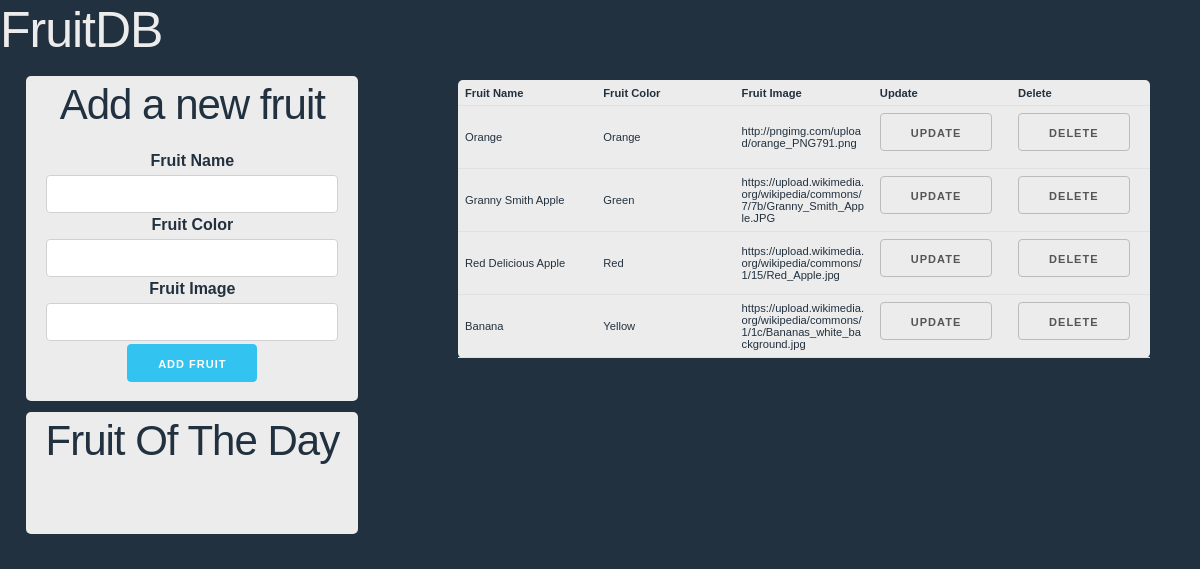
/fruitsad.php, run on the app's committed database.
### tables this page shows
CREATE TABLE `fruits` (
  `id` int(11) unsigned NOT NULL AUTO_INCREMENT,
  `fruitname` varchar(50) DEFAULT NULL,
  `fruitcolor` varchar(50) DEFAULT NULL,
  `fruitimage` varchar(200) DEFAULT NULL,
  PRIMARY KEY (`id`)
);

### ReadData.Class.php (called while the page is built, shortened)
<?php
class ReadData
{
    function getAllData()
    {
        require 'DBCred.php';
        $sth = $dbh->prepare("SELECT * FROM fruits");
        $sth->execute();
        $result = $sth->fetchAll();
        $result = json_encode($result);
        return $result;
    }
}
?>

### ReadController.php (the view)
<?php
require 'ReadData.Class.php';
class ReadControl
{
    private $data;
    function __construct()
    {
        $this->data = new ReadData();
    }
    function buildDisplay($data)
    {
        if($data != 0) {
            echo '
            <table>
                <thead>
                    <tr>
                        <th>Fruit Name</th>
                        <th>Fruit Color</th>
                        <th>Fruit Image</th>
                        <th>Update</th>
                        <th>Delete</th>
                    </tr>
                </thead>
                <tbody>
            ';
            $i = 0;
            while($i < count($data)) {
                echo '
                <tr>
                    <td> ' . $data[$i]->fruitname . '</td>
                    <td> ' . $data[$i]->fruitcolor . '</td>
                    <td> ' . $data[$i]->fruitimage . '</td>
                    <td><a class ="button" href="index.php?p=update&id=' . $data[$i]->id . '">Update</a></td>
                    <td><a class ="button" href="deletefruit.php?id=' . $data[$i]->id . '">Delete</a></td>
                </tr>
            ';
            $i++;
            }
            echo '
                </tbody>
            </table>
            ';
        }
        else {
            echo '
                </tbody>
            </table>
            ';
        }
    }
    function dashboard()
    {
        if (isset($_GET['id'])) {
            $fruitid = $_GET['id'];
            $results = $this->data->getData($fruitid);
            $results = json_decode($results);
            if(empty($results)){
                $results = 0;
            }
        } else {
            $results = $this->data->getAllData();
            $results = json_decode($results);
        }
        $this->buildDisplay($results);
    }
}
?>

### fruitsad.php (shortened to what this page needs)
<!DOCTYPE html>
<html>
<head>
    <link href="public/css/normalize.css" rel="stylesheet" type="text/css"/>
    <link href="public/css/skeleton.css" rel="stylesheet" type="text/css"/>
    <link href="public/css/main.css" rel="stylesheet" type="text/css"/>
</head>
<body>
<nav>
    <h1>FruitDB</h1>
</nav>
<main>
    <div class="row">
        <div class="four columns">
            <div class="row">
                <div class="twelve columns">
                    <form method="POST" action="fruitsad.php">
                        <h2>Add a new fruit</h2>
                        <label for="fruitname">Fruit Name</label>
                        <input type="text" id="fruitname" name="fruitname" required />
                        <label for="fruitcolor">Fruit Color</label>
                        <input type="text" id="fruitcolor" name="fruitcolor" required />
                        <label for="fruitcolor">Fruit Image</label>
                        <input type="text" id="fruitimage" name="fruitimage" required />
                        <input type="submit" value="Add Fruit" class="button-primary" />
                    </form>
                </div>
            </div>
            <div class="row">
                <div class="twelve columns">
                    <div id="ad">
                        <?php
                            require 'AdController.php';
                        ?>
                    </div>
                </div>
            </div>
        </div>
        <div class="eight columns">
            <section id="viewDB">
                <?php
                    require 'ReadController.php';
                    $data = new ReadControl();
                    $data->dashboard();
                ?>
            </section>
        </div>
    </div>
</main>
</body>
</html>

### AdController.php
<?php
function buildAd($ad)
{
    echo '
        <h2>Fruit Of The Day</h2>
        <img src="' . $ad[0]->fruitimage . '">
        <h3>' . $ad[0]->fruitname . '</h3>
        <p>' . $ad[0]->fruitcolor. '</p>
    ';
}
$url = 'http://localhost:8888/School/SSL/week3/Cobb_Daniel_Wk3HW_Pt2/ads.php';
$ad = file_get_contents($url);
$data = json_decode($ad);
echo buildAd($data);
 ?>

### public/css/skeleton.css (style rules this page uses)
.column, .columns { width: 100%; float: left; box-sizing: border-box; }
@media (min-width: 550px) { .column, .columns { margin-left: 4%; } }
@media (min-width: 550px) { .column:first-child, .columns:first-child { margin-left: 0; } }
@media (min-width: 550px) { .four.columns { width: 30.6666666667%; } }
@media (min-width: 550px) { .eight.columns { width: 65.3333333333%; } }
@media (min-width: 550px) { .twelve.columns { width: 100%; margin-left: 0; } }
html { font-size: 62.5%; }
body { font-size: 1.5em; line-height: 1.6; font-weight: 400; font-family: "Raleway", "HelveticaNeue", "Helvetica Neue", Helvetica, Arial, sans-serif; color: #222; }
h1, h2, h3, h4, h5, h6 { margin-top: 0; margin-bottom: 2rem; font-weight: 300; }
h1 { font-size: 4.0rem; line-height: 1.2; letter-spacing: -.1rem; }
h2 { font-size: 3.6rem; line-height: 1.25; letter-spacing: -.1rem; }
@media (min-width: 550px) { h1 { font-size: 5.0rem; } }
@media (min-width: 550px) { h2 { font-size: 4.2rem; } }
a { color: #1EAEDB; }
.button, button, input[type="submit"], input[type="reset"], input[type="button"] { display: inline-block; height: 38px; padding: 0 30px; color: #555; text-align: center; font-size: 11px; font-weight: 600; line-height: 38px; letter-spacing: .1rem; text-transform: uppercase; text-decoration: none; white-space: nowrap; background-color: transparent; border-radius: 4px; border: 1px solid #bbb; cursor: pointer; box-sizing: border-box; }
.button.button-primary, button.button-primary, input[type="submit"].button-primary, input[type="reset"].button-primary, input[type="button"].button-primary { color: #FFF; background-color: #33C3F0; border-color: #33C3F0; }
input[type="email"], input[type="number"], input[type="search"], input[type="text"], input[type="tel"], input[type="url"], input[type="password"], textarea, select { height: 38px; padding: 6px 10px; background-color: #fff; border: 1px solid #D1D1D1; border-radius: 4px; box-shadow: none; box-sizing: border-box; }
input[type="email"], input[type="number"], input[type="search"], input[type="text"], input[type="tel"], input[type="url"], input[type="password"], textarea { -webkit-appearance: none; -moz-appearance: none; appearance: none; }
label, legend { display: block; margin-bottom: .5rem; font-weight: 600; }
th, td { padding: 12px 15px; text-align: left; border-bottom: 1px solid #E1E1E1; }
th:first-child, td:first-child { padding-left: 0; }
th:last-child, td:last-child { padding-right: 0; }
button, .button { margin-bottom: 1rem; }
input, textarea, select, fieldset { margin-bottom: 1.5rem; }
pre, blockquote, dl, figure, table, p, ul, ol, form { margin-bottom: 2.5rem; }
.container:after, .row:after, .u-cf { content: ""; display: table; clear: both; }

### public/css/main.css (style rules this page uses)
body { font:12pt/normal 'Helvetica'; background:#22313F; color:#ececec; }
main { width:98%; margin:0 auto; padding:1%; }
h1 { margin-bottom:0; }
form, #ad { width:90%; margin:1% auto 2%; padding:1%; background:#ececec; color:#22313F; border-radius:5px; text-align: center; }
label { display:block; }
input[type="text"] { width: 90%; display:block; margin:1% auto; }
table { width:90%; margin:1% auto 2%; padding:2%; background:#ececec; color:#22313F; border-radius:5px; text-align: center; }
tr td, th, td:first-child, th:first-child { padding:1%; font-size:.7em; word-wrap: break-word; word-break: break-all; width:calc(90%/5); }

### data on the page
fruits: fruitname "Orange", fruitcolor "Orange", fruitimage "http://pngimg.com/upload/orange_PNG791.png"
fruits: fruitname "Granny Smith Apple", fruitcolor "Green", fruitimage "https://upload.wikimedia.org/wikipedia/commons/7/7b/Granny_Smith_Apple.JPG"
fruits: fruitname "Red Delicious Apple", fruitcolor "Red", fruitimage "https://upload.wikimedia.org/wikipedia/commons/1/15/Red_Apple.jpg"
fruits: fruitname "Banana", fruitcolor "Yellow", fruitimage "https://upload.wikimedia.org/wikipedia/commons/1/1c/Bananas_white_background.jpg"
